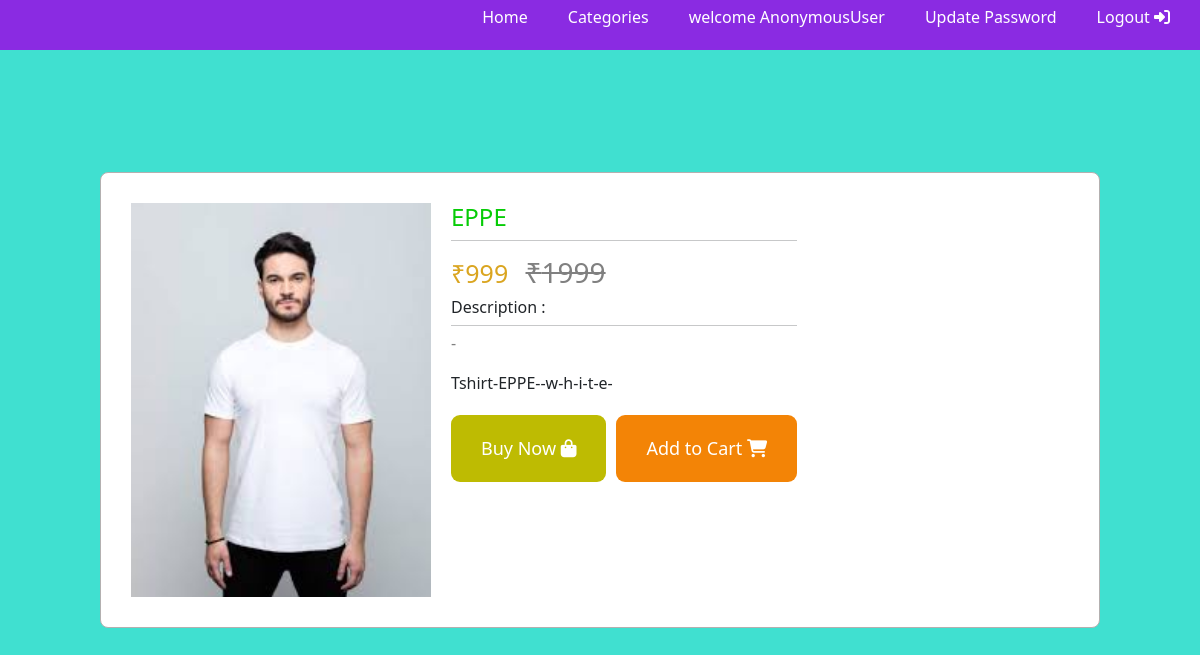
Before: /singleproductitem/Tshirt-EPPE--w-h-i-t-e-/ with the older database file.
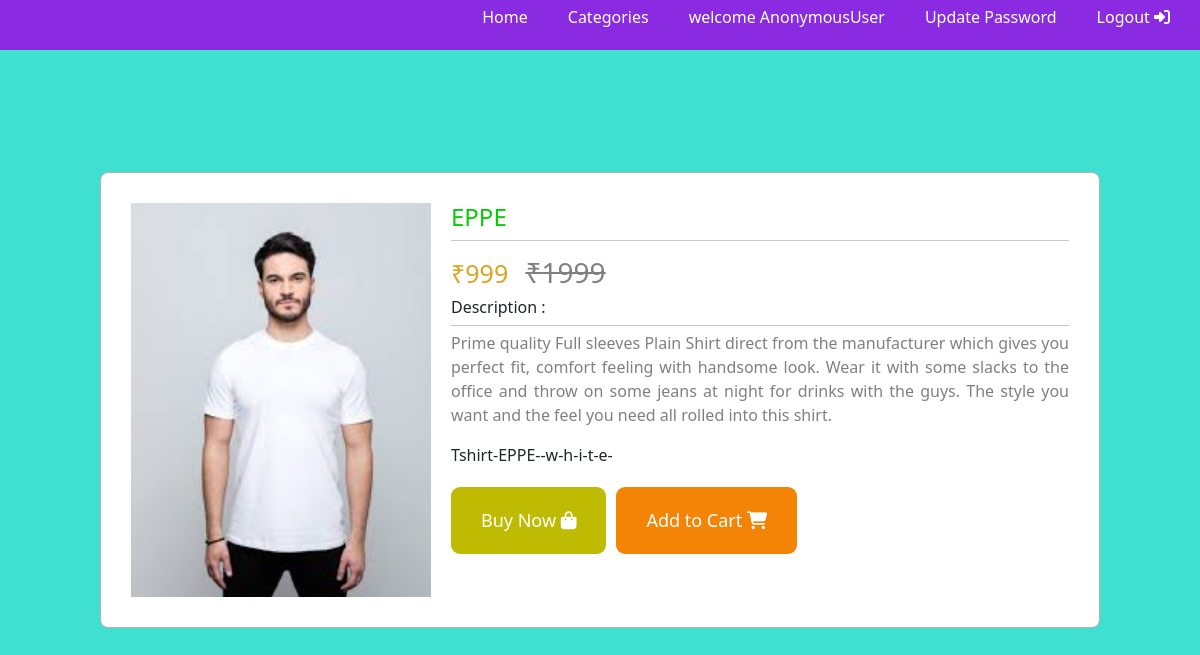
After: the same page with the newer database file.
### app/models.py (models this page shows, shortened)
class product_item(models.Model):
    product=models.ForeignKey(product,on_delete=models.CASCADE)
    colour=models.ForeignKey(colour,on_delete=models.CASCADE)
    original_price=models.IntegerField()
    size_category=models.ForeignKey(size_category,on_delete=models.SET_NULL,null=True,blank=True)
    sizeoption=models.ForeignKey(size_option,on_delete=models.SET_NULL,null=True,blank=True)
    sale_price=models.IntegerField()
    slug=models.CharField(max_length=100,null=True,blank=True)
    product_code =models.CharField(max_length=100,null=True,blank=True)
    image1=models.ImageField(upload_to='product_image/',blank=True,null=True)
    image2=models.ImageField(upload_to='product_image/',blank=True,null=True)
    image3=models.ImageField(upload_to='product_image/',blank=True,null=True)
    image4=models.ImageField(upload_to='product_image/',blank=True,null=True)

class product(models.Model):
    product_category=models.ForeignKey(product_category,on_delete=models.CASCADE)
    brand_id=models.ForeignKey(brand,on_delete=models.CASCADE,blank=True,null=True)
    product_name=models.CharField(max_length=100)
    product_description=models.TextField(max_length=1000)
    model_height=models.CharField(max_length=100,blank=True,null=True)
    model_wearing=models.CharField(max_length=100,blank=True,null=True)
    care_instructions=models.CharField(max_length=100,blank=True,null=True)
    slug=models.CharField(max_length=100,null=True,blank=True)
    about=models.TextField(max_length=1000,blank=True,null=True)
    def __str__(self):
        return self.product_name

### app/views.py (the view)
# urls.py: path('singleproductitem/<str:slug>/',views.SingelProductItem,name="singleproductitem"),
def SingelProductItem(request,slug):
    if product_item.objects.filter(slug=slug).exists():
        product=product_item.objects.get(slug=slug)
        context={
            'product':product
        }
        return render(request,'products/single_product_item.html',context)
    return HttpResponse('product does not exist')

### templates/products/single_product_item.html (shortened to what this page needs)
{% extends 'home.html' %}
{% block product_data %}
{% load static %}
<link rel="stylesheet" href="{% static 'css/single_product_items.css' %}">
<link rel="stylesheet" href="https://cdnjs.cloudflare.com/ajax/libs/font-awesome/6.7.2/css/all.min.css" />
<div class="containers">
    <div class="main-container">
        <div class="imgage">
            <img src="{{product.image1.url}}" alt="">
        </div>
        <div class="content">
            <h4>{{product.product}}</h4>
            <hr>
            <h3><span id="sale-price">₹{{product.sale_price}}</span> <strike>₹{{product.original_price}}</strike> </h3>
            <h6>Description :</h6>
            <hr>
            <p>{{product.product.product_description}}</p>
            {{product.slug}} <br>
            <div class="btns">
                <a href=""><button id="buy">Buy Now <i class="fa-solid fa-bag-shopping"
                            style="color: #ffffff;"></i></button></a>
                <a href="{% url 'addtocart' product.slug product.sizeoption.slug %}"><button id="add">Add to Cart <i class="fa-solid fa-cart-shopping"
                            style="color: #ffffff;"></i></button></a>
            </div>
        </div>
    </div>
</div>
{% endblock %}

Changed rows visible on the page:
changed through a linked row, product_item "Tshirt-EPPE--w-h-i-t-e-": product.product_description "-" → "Prime quality Full sleeves Plain Shirt direct from the manufacturer which gives you perfect fit, comfort feeling with handsome look. Wear it with some slacks to the office and throw on some jeans at night for drinks with the guys. The style you want and the feel you need all rolled into this shirt."
